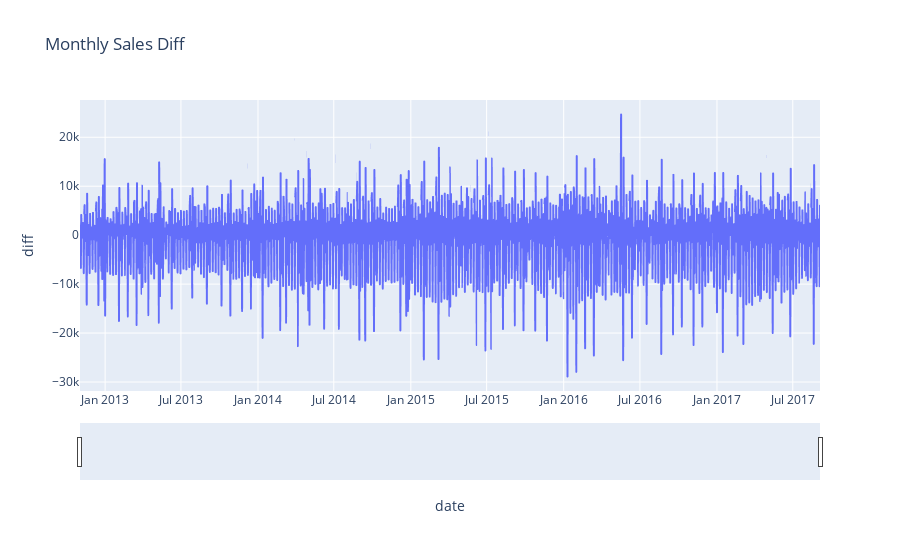

Notebook source saved alongside this figure:
### Code cell
fig = px.line(df_diff, x='date', y='diff', title='Monthly Sales Diff')
fig.update_xaxes(rangeslider_visible=True)
fig.show()

### Figure 1 — Plotly figure (JSON) as saved in the notebook; plotly's stock layout.template omitted (floating-point values rounded to 4 significant figures; data arrays with more than 128 entries replaced by an {"elided": "..."} marker saying what was removed)
{"data": [{"hovertemplate": "date=%{x}<br>diff=%{y}<extra></extra>", "legendgroup": "", "line": {"color": "#636efa", "dash": "solid"}, "mode": "lines", "name": "", "showlegend": false, "type": "scattergl", "x": {"elided": "1768 str values"}, "xaxis": "x", "y": {"elided": "1768 int values"}, "yaxis": "y"}], "layout": {"legend": {"tracegroupgap": 0}, "title": {"text": "Monthly Sales Diff"}, "xaxis": {"anchor": "y", "domain": [0, 1], "rangeslider": {"visible": true}, "title": {"text": "date"}}, "yaxis": {"anchor": "x", "domain": [0, 1], "title": {"text": "diff"}}}}
